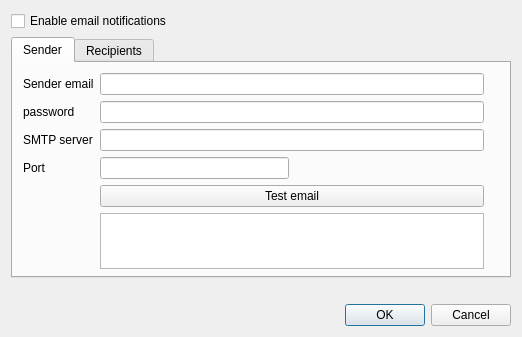
<?xml version="1.0" encoding="UTF-8"?>
<ui version="4.0">
 <class>DialogConfigureEmail</class>
 <widget class="QDialog" name="DialogConfigureEmail">
  <property name="geometry">
   <rect>
    <x>0</x>
    <y>0</y>
    <width>522</width>
    <height>337</height>
   </rect>
  </property>
  <property name="sizePolicy">
   <sizepolicy hsizetype="Preferred" vsizetype="Fixed">
    <horstretch>0</horstretch>
    <verstretch>0</verstretch>
   </sizepolicy>
  </property>
  <property name="windowTitle">
   <string>Configure Email notifications</string>
  </property>
  <layout class="QGridLayout" name="gridLayout_2">
   <item row="1" column="0">
    <widget class="QTabWidget" name="tabWidget">
     <property name="currentIndex">
      <number>0</number>
     </property>
     <widget class="QWidget" name="tab_3">
      <attribute name="title">
       <string>Sender</string>
      </attribute>
      <widget class="QWidget" name="gridLayoutWidget">
       <property name="geometry">
        <rect>
         <x>10</x>
         <y>10</y>
         <width>461</width>
         <height>196</height>
        </rect>
       </property>
       <layout class="QGridLayout" name="gridLayout">
        <item row="3" column="4">
         <spacer name="horizontalSpacer">
          <property name="orientation">
           <enum>Qt::Orientation::Horizontal</enum>
          </property>
          <property name="sizeHint" stdset="0">
           <size>
            <width>40</width>
            <height>20</height>
           </size>
          </property>
         </spacer>
        </item>
        <item row="3" column="1">
         <widget class="QLabel" name="label_4">
          <property name="text">
           <string>Port</string>
          </property>
         </widget>
        </item>
        <item row="1" column="3" colspan="2">
         <widget class="QLineEdit" name="lineEdit_password">
          <property name="echoMode">
           <enum>QLineEdit::EchoMode::Password</enum>
          </property>
         </widget>
        </item>
        <item row="1" column="1">
         <widget class="QLabel" name="label_2">
          <property name="text">
           <string>password</string>
          </property>
         </widget>
        </item>
        <item row="0" column="1">
         <widget class="QLabel" name="label">
          <property name="text">
           <string>Sender email</string>
          </property>
         </widget>
        </item>
        <item row="4" column="3" colspan="2">
         <widget class="QPushButton" name="pushButton_testEmail">
          <property name="text">
           <string>Test email</string>
          </property>
         </widget>
        </item>
        <item row="2" column="3" colspan="2">
         <widget class="QLineEdit" name="lineEdit_smtpServer"/>
        </item>
        <item row="0" column="3" colspan="2">
         <widget class="QLineEdit" name="lineEdit_senderEmail"/>
        </item>
        <item row="3" column="3">
         <widget class="QLineEdit" name="lineEdit_port"/>
        </item>
        <item row="2" column="1">
         <widget class="QLabel" name="label_3">
          <property name="text">
           <string>SMTP server</string>
          </property>
         </widget>
        </item>
        <item row="5" column="3" colspan="2">
         <widget class="QPlainTextEdit" name="plainTextEdit_test_log">
          <property name="readOnly">
           <bool>true</bool>
          </property>
         </widget>
        </item>
       </layout>
      </widget>
     </widget>
     <widget class="QWidget" name="tab_4">
      <attribute name="title">
       <string>Recipients</string>
      </attribute>
      <widget class="QTextEdit" name="textEdit_recipient_email">
       <property name="geometry">
        <rect>
         <x>10</x>
         <y>50</y>
         <width>481</width>
         <height>161</height>
        </rect>
       </property>
      </widget>
      <widget class="QLabel" name="label_5">
       <property name="geometry">
        <rect>
         <x>10</x>
         <y>10</y>
         <width>471</width>
         <height>16</height>
        </rect>
       </property>
       <property name="text">
        <string>Insert recipients email address(es) separated by comma and space. </string>
       </property>
      </widget>
      <widget class="QLabel" name="label_6">
       <property name="geometry">
        <rect>
         <x>10</x>
         <y>30</y>
         <width>481</width>
         <height>16</height>
        </rect>
       </property>
       <property name="text">
        <string>Example: email1@domail.com, email2@domail.com, email3@domail.com</string>
       </property>
      </widget>
     </widget>
    </widget>
   </item>
   <item row="3" column="0">
    <widget class="QDialogButtonBox" name="buttonBox">
     <property name="orientation">
      <enum>Qt::Orientation::Horizontal</enum>
     </property>
     <property name="standardButtons">
      <set>QDialogButtonBox::StandardButton::Cancel|QDialogButtonBox::StandardButton::Ok</set>
     </property>
    </widget>
   </item>
   <item row="2" column="0">
    <widget class="QLabel" name="label_status">
     <property name="text">
      <string/>
     </property>
    </widget>
   </item>
   <item row="0" column="0">
    <widget class="QCheckBox" name="checkBox_email_en">
     <property name="text">
      <string>Enable email notifications</string>
     </property>
    </widget>
   </item>
  </layout>
 </widget>
 <tabstops>
  <tabstop>lineEdit_senderEmail</tabstop>
  <tabstop>lineEdit_password</tabstop>
  <tabstop>lineEdit_smtpServer</tabstop>
  <tabstop>lineEdit_port</tabstop>
  <tabstop>pushButton_testEmail</tabstop>
 </tabstops>
 <resources/>
 <connections>
  <connection>
   <sender>buttonBox</sender>
   <signal>accepted()</signal>
   <receiver>DialogConfigureEmail</receiver>
   <slot>accept()</slot>
   <hints>
    <hint type="sourcelabel">
     <x>248</x>
     <y>254</y>
    </hint>
    <hint type="destinationlabel">
     <x>157</x>
     <y>274</y>
    </hint>
   </hints>
  </connection>
  <connection>
   <sender>buttonBox</sender>
   <signal>rejected()</signal>
   <receiver>DialogConfigureEmail</receiver>
   <slot>reject()</slot>
   <hints>
    <hint type="sourcelabel">
     <x>316</x>
     <y>260</y>
    </hint>
    <hint type="destinationlabel">
     <x>286</x>
     <y>274</y>
    </hint>
   </hints>
  </connection>
 </connections>
</ui>
